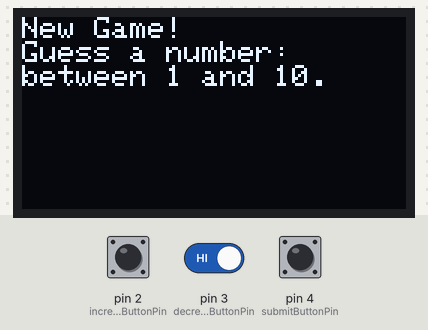
This sketch was run on a simulated Arduino Uno, built with avr-gcc and run on an emulated ATmega328P. On the bench: 128×64 one-colour display. The test bench sets the inputs (shaded band); at power-on: pin 4 (submitButtonPin) HIGH, pin 2 (incrementButtonPin) HIGH, pin 3 (decrementButtonPin) HIGH. Random numbers use the default seed unless the sketch sets one.

Above: at 3.2 s.
3.3 s: pin 4 (submitButtonPin) pulled LOW for 3.2 s
At 5.1 s:
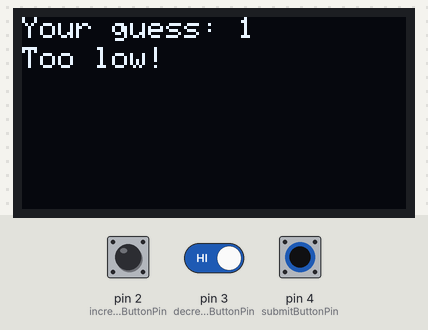
9.5 s: pin 2 (incrementButtonPin) pulled LOW for 1 s
At 11.6 s:
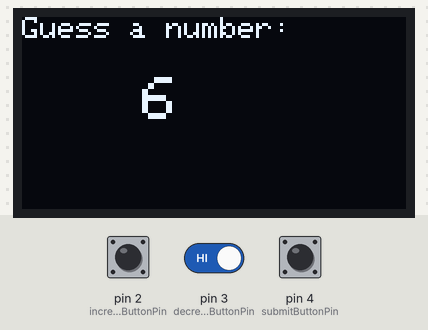
12.1 s: pin 4 (submitButtonPin) pulled LOW for 0.15 s
At 13.4 s:
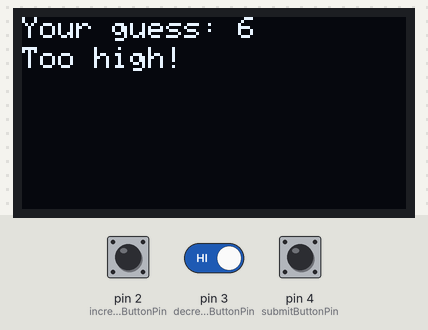
15.2 s: pin 2 (incrementButtonPin) pulled LOW for 0.15 s
At 15.7 s:
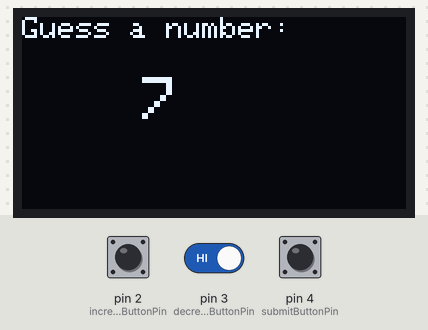
16.9 s: pin 3 (decrementButtonPin) driven LOW and pin 4 (submitButtonPin) driven LOW
At 19.8 s:
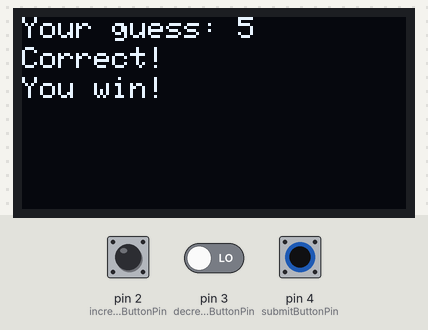
19.9 s: pin 3 (decrementButtonPin) driven HIGH
Timing chart, 0 to 22.9 s (numbered marks = the images above; inputs shaded):
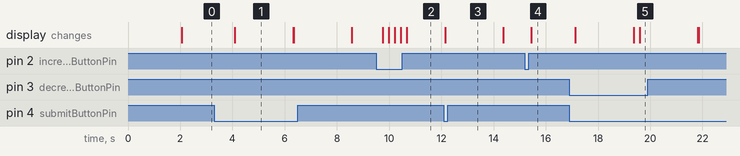

The sketch:

numberGuessingGame.ino
```cpp
#include <Wire.h>
#include <Adafruit_GFX.h>
#include <Adafruit_SSD1306.h>

// Define OLED display dimensions
#define SCREEN_WIDTH 128 // OLED display width, in pixels
#define SCREEN_HEIGHT 64 // OLED display height, in pixels

// Declaration for an SSD1306 display connected to I2C (SDA, SCL pins)
Adafruit_SSD1306 display(SCREEN_WIDTH, SCREEN_HEIGHT, &Wire, -1);

// Button pins
const int incrementButtonPin = 2;
const int decrementButtonPin = 3;
const int submitButtonPin = 4;

// Variables
int guess = 1;
int randomNumber;
bool newGame = true;

void setup() {
  // Initialize serial communication for debugging
  Serial.begin(9600);

  // Initialize the OLED display
  if(!display.begin(SSD1306_SWITCHCAPVCC, 0x3C)) { // Address 0x3C for 128x64
    Serial.println(F("SSD1306 allocation failed"));
    for(;;);
  }
  delay(2000); // Pause for 2 seconds

  // Clear the buffer
  display.clearDisplay();

  // Initialize button pins as inputs
  pinMode(incrementButtonPin, INPUT_PULLUP);
  pinMode(decrementButtonPin, INPUT_PULLUP);
  pinMode(submitButtonPin, INPUT_PULLUP);

  // Generate a random number
  randomSeed(analogRead(0));
  randomNumber = random(1, 11); // Random number between 1 and 10
}

void loop() {
  // Check if it's a new game
  if (newGame) {
    displayNewGame();
    newGame = false;
  }

  // Read button states
  int incrementState = digitalRead(incrementButtonPin);
  int decrementState = digitalRead(decrementButtonPin);
  int submitState = digitalRead(submitButtonPin);

  // Increment guess
  if (incrementState == LOW) {
    guess++;
    if (guess > 10) guess = 10;
    delay(200); // Debounce delay
  }

  // Decrement guess
  if (decrementState == LOW) {
    guess--;
    if (guess < 1) guess = 1;
    delay(200); // Debounce delay
  }

  // Submit guess
  if (submitState == LOW) {
    checkGuess();
    delay(200); // Debounce delay
  }

  // Display the current guess
  display.clearDisplay();
  display.setTextSize(1);
  display.setTextColor(SSD1306_WHITE);
  display.setCursor(0, 0);
  display.println("Guess a number:");
  display.setTextSize(2);
  display.setCursor(40, 20);
  display.print(guess);
  display.display();
}

void displayNewGame() {
  display.clearDisplay();
  display.setTextSize(1);
  display.setTextColor(SSD1306_WHITE);
  display.setCursor(0, 0);
  display.println("New Game!");
  display.println("Guess a number:");
  display.println("between 1 and 10.");
  display.display();
  delay(2000); // Show message for 2 seconds
}

void checkGuess() {
  display.clearDisplay();
  display.setTextSize(1);
  display.setTextColor(SSD1306_WHITE);
  display.setCursor(0, 0);
  display.print("Your guess: ");
  display.print(guess);
  display.setCursor(0, 10);
  if (guess < randomNumber) {
    display.println("Too low!");
  } else if (guess > randomNumber) {
    display.println("Too high!");
  } else {
    display.println("Correct!");
    display.setCursor(0, 20);
    display.println("You win!");
    newGame = true;
    randomNumber = random(1, 11); // Generate a new random number
  }
  display.display();
  delay(2000); // Show message for 2 seconds
}
```

Measured:
- after the input at 9.5 s, the display: first changes after 0.25 s (image 2 shows a later state)
- after the input at 12.1 s, the display: changes after 0.05 s (image 3)
- after the input at 15.2 s, the display: changes after 0.25 s (image 4)
- after the input at 16.9 s, the display: first changes after 0.23 s (image 5 shows a later state)
- what the display in image 1 shows lasts 2.2 s, from 4.1 s to 6.3 s
